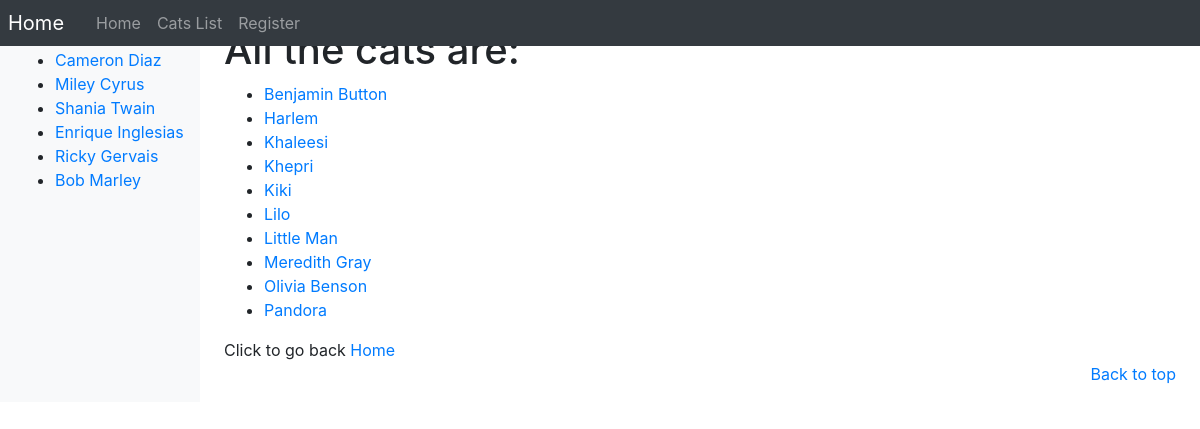
Screenshot of /cats/cats_list/ with the database file from the repository.
### cats/models.py (models this page shows, shortened)
class Student(models.Model):
    DEFAULT_MAX_LEN = 128
    forename = models.CharField(max_length=DEFAULT_MAX_LEN)
    surname = models.CharField(max_length=DEFAULT_MAX_LEN)
    numCats = models.IntegerField(default=0)
    name_slug = models.SlugField(unique=True)

class Cat(models.Model):
    DEFAULT_MAX_LEN = 128
    name = models.CharField(max_length=DEFAULT_MAX_LEN)
    age = models.IntegerField(default=0)
    picture = models.ImageField(upload_to='profile_images', blank=True)
    owner = models.ForeignKey(Student, on_delete=models.CASCADE)
    cat_slug = models.SlugField(unique=True)

### cats/views.py (the view)
# urls.py: path('cats_list/', views.cats_list, name='cats'),
def cats_list(request):
    cats_list = Cat.objects.order_by('name')
    context_dict = {}
    context_dict['title'] = "All the cats are:"
    context_dict['cats'] = cats_list
    response = render(request, 'cats/cats.html', context=context_dict)
    return response

### cats/templatetags/cats_template_tags.py (called while the page is built)
@register.inclusion_tag('cats/students.html')
def get_student_list():
    return {'students': Student.objects.all()}

### templates/cats/cats.html (shortened to what this page needs)
{% extends 'cats/base.html' %}
{% load staticfiles %}
{% block body_block %}
    <h1>{{ title }} </h1>
    {% if cats %}
    <ul>
        {% for cat in cats %}
        <li><a href="{% url 'cats:cat_profile' cat.cat_slug %}">{{ cat.name }}</a></li>
        {% endfor %}
    </ul>
    {% endif %}
    Click to go back <a href="{% url 'cats:index' %}">Home</a>
{% endblock %}

### templates/cats/students.html
<ul>
    {% if students %}
    {% for student in students %}
    <li><a href="{% url 'cats:student_profile' student.name_slug %}">{{ student.forename }} {{ student.surname }}</a></li>
    {% endfor %}
    {% else %}
    <li><strong>There are no students.</strong></li>
    {% endif %}
</ul>

### rows the page displays
Student: forename "Cameron", surname "Diaz"
Student: forename "Miley", surname "Cyrus"
Student: forename "Shania", surname "Twain"
Student: forename "Enrique", surname "Inglesias"
Student: forename "Ricky", surname "Gervais"
Student: forename "Bob", surname "Marley"
Cat: name "Benjamin Button"
Cat: name "Harlem"
Cat: name "Khaleesi"
Cat: name "Khepri"
Cat: name "Kiki"
Cat: name "Lilo"
Cat: name "Little Man"
Cat: name "Meredith Gray"
Cat: name "Olivia Benson"
Cat: name "Pandora"

### other values shown
{{ title }} "All the cats are:"
